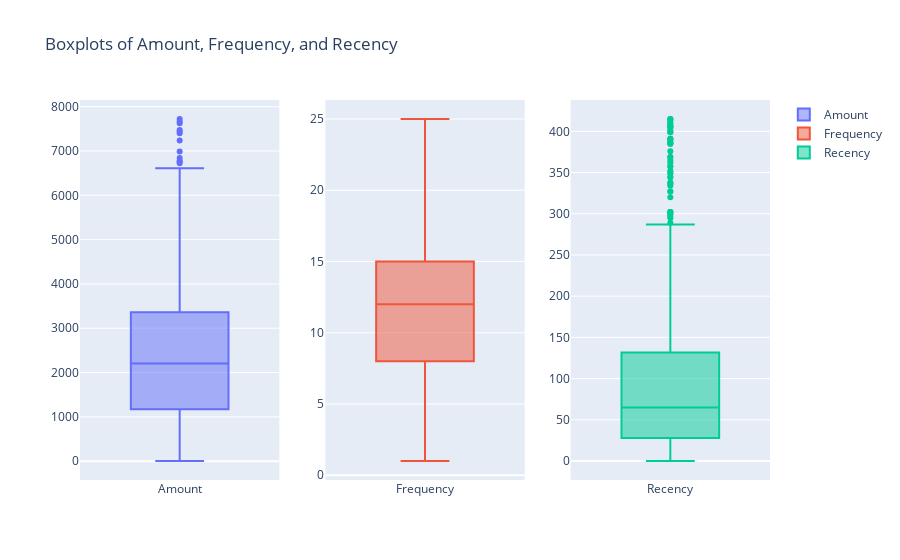

Here is the notebook cell this chart was saved with:
### Markdown cell above
#### Checking the results with a Boxplot:

### Code cell
# Create subplots with 1 row and 3 columns
fig = make_subplots(rows=1, cols=3)

# Add box plots to each subplot
for i, col in enumerate(['Amount', 'Frequency', 'Recency'], start=1):
    fig.add_trace(
        go.Box(y=filtered_df[col], name=col),
        row=1, col=i
    )

# Update layout
fig.update_layout(title='Boxplots of Amount, Frequency, and Recency')

# Show figure
fig.show()

### Figure 1 — Plotly figure (JSON) as saved in the notebook; plotly's stock layout.template omitted (floating-point values rounded to 4 significant figures; data arrays with more than 128 entries replaced by an {"elided": "..."} marker saying what was removed)
{"data": [{"name": "Amount", "type": "box", "xaxis": "x", "y": {"elided": "663 float values"}, "yaxis": "y"}, {"name": "Frequency", "type": "box", "xaxis": "x2", "y": {"elided": "663 int values"}, "yaxis": "y2"}, {"name": "Recency", "type": "box", "xaxis": "x3", "y": {"elided": "663 int values"}, "yaxis": "y3"}], "layout": {"title": {"text": "Boxplots of Amount, Frequency, and Recency"}, "xaxis": {"anchor": "y", "domain": [0, 0.2889]}, "xaxis2": {"anchor": "y2", "domain": [0.3556, 0.6444]}, "xaxis3": {"anchor": "y3", "domain": [0.7111, 1]}, "yaxis": {"anchor": "x", "domain": [0, 1]}, "yaxis2": {"anchor": "x2", "domain": [0, 1]}, "yaxis3": {"anchor": "x3", "domain": [0, 1]}}}
